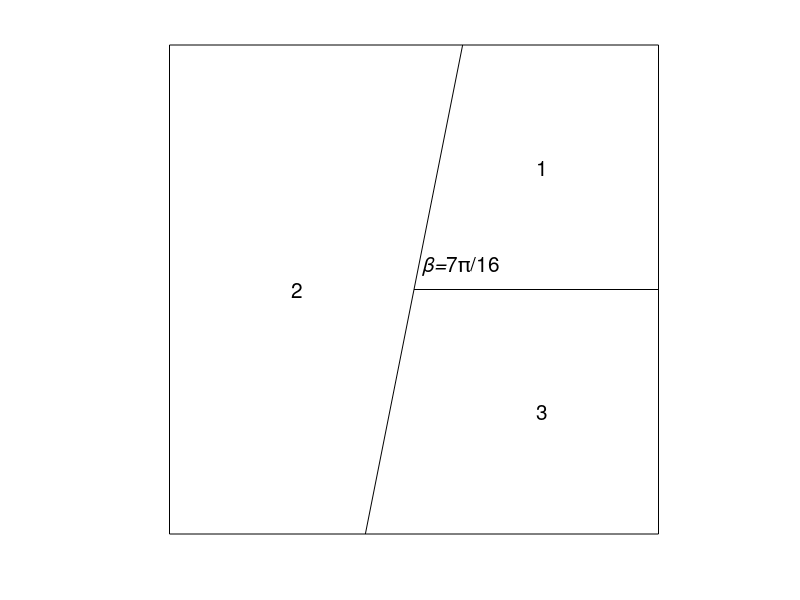

Write the MATLAB code that produced this figure. (Note: this script raises an error after producing the figure.)
% Test the effect of myRatio on the accuracy of NFVMs
clear;close all;clc
%%
Lx=2;Ly=2;iangle=7*pi/16;slope=tan(iangle);tol=1e-7;maxIter=500;
permconfig=2;
switch permconfig
    case 1
        k1=1;k2x=10;k2y=10;k3=100;
        ia=0.5645;a=[1.0 -4.8591 -0.9664];b=[-12.0414 -6.0699 -0.2837];
    case 2
        k1=1;k2x=10;k2y=1e3;k3=100;
        ia=0.6142;a=[1.0 -0.4275 -0.7604];b=[-1.0546 0.2142 -0.6495];
    case 3
        k1=1;k2x=10;k2y=1e5;k3=100;
        ia=0.8866;a=[1.0 -0.0144 0.7544];b=[-0.3706 0.0022 -0.6564];
end
xdomain=[-0.5*Lx 0.5*Lx 0.5*Lx -0.5*Lx -0.5*Lx];
ydomain=[-0.5*Ly -0.5*Ly 0.5*Ly 0.5*Ly -0.5*Ly];
set(figure,'color','w');plot(xdomain,ydomain,'k');hold on
plot([0.5*Ly/slope -0.5*Ly/slope],[0.5*Ly -0.5*Ly],'k')
plot([0 0.5*Lx],[0 0],'k');axis image off
text([0.25*Lx -0.25*Lx 0.25*Lx 0.01*Lx],[0.25*Ly 0 -0.25*Ly 0.05*Ly],...
    {'1','2','3',' \it\beta=\rm7\pi/16'},'fontsize',15);clear xdomain ydomain
%--------------------------------------------------------------------------
n=[8 16 32 64 128]';
h=zeros(size(n));
ep=zeros(length(n),11);ef=zeros(length(n),11);
for i_con=1:length(n)
    nx=n(i_con);ny=n(i_con);
    G=Grid_Incline(Lx,Ly,nx,ny,iangle);
    h(i_con)=mean(G.faces.areas);
    figure,plotGrid(G,'facecolor','none');axis image;
    
    rock.perm=zeros(G.cells.num,3);
    x=G.cells.centroids(:,1);y=G.cells.centroids(:,2);th=car2pol(x,y);
    ind1=th>=0&th<=iangle;ind2=th>=iangle&th<=pi+iangle;ind3=th>pi+iangle;
    rock.perm(ind1,:)=repmat([k1 0 k1],[sum(ind1),1]);
    rock.perm(ind2,:)=repmat([k2x 0 k2y],[sum(ind2),1]);
    rock.perm(ind3,:)=repmat([k3 0 k3],[sum(ind3),1]);
    clear x y th ind1 ind2 ind3
     
    bc.face=boundaryFaces(G);
    bc.type=repmat({'pressure'},[numel(bc.face),1]);
    bc.value=cell(numel(bc.face),1);
    x=G.faces.centroids(bc.face,1);y=G.faces.centroids(bc.face,2);
    th=car2pol(x,y);ind1=th>=0&th<=iangle;
    ind2=th>=iangle&th<=pi+iangle;ind3=th>=pi+iangle;
    bc.value(ind1)=repmat({@(x)(sqrt(x(1)^2+x(2)^2))^ia*...
        (a(1)*cos(ia*car2pol(x(1),x(2)))+b(1)*...
        sin(ia*car2pol(x(1),x(2))))+10},[sum(ind1),1]);
    bc.value(ind2)=repmat({@(x)(sqrt(x(1)^2+x(2)^2))^ia*...
        (a(2)*cos(ia*car2pol(x(1),x(2)))+b(2)*...
        sin(ia*car2pol(x(1),x(2))))+10},[sum(ind2),1]);
    bc.value(ind3)=repmat({@(x)(sqrt(x(1)^2+x(2)^2))^ia*...
        (a(3)*cos(ia*car2pol(x(1),x(2)))+b(3)*...
        sin(ia*car2pol(x(1),x(2))))+10},[sum(ind3),1]);
    clear x y th ind1 ind2 ind3
    
    x=G.faces.centroids(:,1);y=G.faces.centroids(:,2);
    [th,r]=car2pol(x,y);
    ind1=(th>=0&th<=iangle+1e-3);
    ind2=th>iangle&th<=pi+iangle+1e-3;
    ind3=th>pi+iangle;
    ur=zeros(G.faces.num,1);uth=zeros(G.faces.num,1);
    ur(ind1)=ia.*r(ind1).^(ia-1).*(a(1).*(cos(ia.*th(ind1)))+b(1).*(sin(ia.*th(ind1))));
    uth(ind1)=ia.*r(ind1).^ia.*(-a(1).*sin(ia.*th(ind1))+b(1).*(cos(ia.*th(ind1))));
    ur(ind2)=ia.*r(ind2).^(ia-1).*(a(2).*(cos(ia.*th(ind2)))+b(2).*(sin(ia.*th(ind2))));
    uth(ind2)=ia.*r(ind2).^ia.*(-a(2).*sin(ia.*th(ind2))+b(2).*(cos(ia.*th(ind2))));
    ur(ind3)=ia.*r(ind3).^(ia-1).*(a(3).*(cos(ia.*th(ind3)))+b(3).*(sin(ia.*th(ind3))));
    uth(ind3)=ia.*r(ind3).^ia.*(-a(3).*sin(ia.*th(ind3))+b(3).*(cos(ia.*th(ind3))));
    vx=cos(th).*ur-1./r.*sin(th).*uth;
    vy=sin(th).*ur+1./r.*cos(th).*uth;
    vx(ind1)=-k1.*vx(ind1);vy(ind1)=-k1.*vy(ind1);
    vx(ind2)=-k2x.*vx(ind2);vy(ind2)=-k2y.*vy(ind2);
    vx(ind3)=-k3.*vx(ind3);vy(ind3)=-k3.*vy(ind3);
    fa=dot(G.faces.normals,[vx vy],2);
    hf_flux=fa(G.cells.faces(:,1));
    hf2cn=gridCellNo(G);
    sgn=2*(G.faces.neighbors(G.cells.faces(:,1),1)==hf2cn)-1;
    hf_flux=sgn.*hf_flux;
    q=accumarray(hf2cn,hf_flux);
    src=addSource([],1:G.cells.num,q);
    clear x y th r ind1 ind2 ind3 vx vy ur uth hf_flux hf2cn sgn q
    %----------------------------------------------------------------------
    s0=OnePhaseIncompMPFA(G,TransMPFAO(G,rock,bc),src);
    u0=10*ones(G.cells.num,1);
    interpFace=findHAP(G,rock,bc);
    OSflux=findOSflux(G,rock,bc,interpFace);
    sntp1=PicardNTPFA(G,bc,src,OSflux,u0,tol,maxIter);
    snmp1=PicardNMPFA(G,bc,src,OSflux,u0,tol,maxIter);
    
    interpFace=correctHAP(G,interpFace,3);
    OSflux=findOSflux(G,rock,bc,interpFace);
    sntp2=PicardNTPFA(G,bc,src,OSflux,u0,tol,maxIter);
    snmp2=PicardNMPFA(G,bc,src,OSflux,u0,tol,maxIter);
    
    interpFace=correctHAP(G,interpFace,2);
    OSflux=findOSflux(G,rock,bc,interpFace);
    sntp3=PicardNTPFA(G,bc,src,OSflux,u0,tol,maxIter);
    snmp3=PicardNMPFA(G,bc,src,OSflux,u0,tol,maxIter);
    
    interpFace=correctHAP(G,interpFace,1);
    OSflux=findOSflux(G,rock,bc,interpFace);
    sntp4=PicardNTPFA(G,bc,src,OSflux,u0,tol,maxIter);
    snmp4=PicardNMPFA(G,bc,src,OSflux,u0,tol,maxIter);
    clear bc src OSflux u0 interpFace coin
    %----------------------------------------------------------------------
    ua=zeros(G.cells.num,1);
    x=G.cells.centroids(:,1);y=G.cells.centroids(:,2);
    [th,r]=car2pol(x,y);
    ind1=th>=0&th<=iangle;ind2=th>=iangle&th<=pi+iangle;ind3=th>pi+iangle;
    ua(ind1)=r(ind1).^ia.*(a(1)*cos(ia*th(ind1))+b(1)*sin(ia*th(ind1)));
    ua(ind2)=r(ind2).^ia.*(a(2)*cos(ia*th(ind2))+b(2)*sin(ia*th(ind2)));
    ua(ind3)=r(ind3).^ia.*(a(3)*cos(ia*th(ind3))+b(3)*sin(ia*th(ind3)));
    ua=ua+10;clear x y th r ind1 ind2 ind3
    [ep(i_con,1),ef(i_con,1)]=L2_Norm(G,ua,fa,s0.pressure,s0.flux);
    [ep(i_con,2),ef(i_con,2)]=L2_Norm(G,ua,fa,sntp1.pressure,sntp1.flux);
    [ep(i_con,3),ef(i_con,3)]=L2_Norm(G,ua,fa,sntp2.pressure,sntp2.flux);
    [ep(i_con,4),ef(i_con,4)]=L2_Norm(G,ua,fa,sntp3.pressure,sntp3.flux);
    [ep(i_con,5),ef(i_con,5)]=L2_Norm(G,ua,fa,sntp4.pressure,sntp4.flux);
    [ep(i_con,6),ef(i_con,6)]=L2_Norm(G,ua,fa,snmp1.pressure,snmp1.flux);
    [ep(i_con,7),ef(i_con,7)]=L2_Norm(G,ua,fa,snmp2.pressure,snmp2.flux);
    [ep(i_con,8),ef(i_con,8)]=L2_Norm(G,ua,fa,snmp3.pressure,snmp3.flux);
    [ep(i_con,9),ef(i_con,9)]=L2_Norm(G,ua,fa,snmp4.pressure,snmp4.flux);
end
clear a b i_con ia iangle k1 k2x k2y k3 Lx Ly maxIter n nx ny permconfig slope tol
%%
mylegend={'MPFA-O','NTPFA(\itR^{''}=inf)','NTPFA(\itR^{''}=3R)','NTPFA(\itR^{''}=2R)','NTPFA(\itR^{''}=R)'};
plotConvergence(ep(:,1:5),ef(:,1:5),h,mylegend)
mylegend={'MPFA-O','NMPFA(\itR^{''}=inf)','NMPFA(\itR^{''}=3R)','NMPFA(\itR^{''}=2R)','NMPFA(\itR^{''}=R)'};
plotConvergence(ep(:,[1 6:end]),ef(:,[1 6:end]),h,mylegend)
clear mylegend
